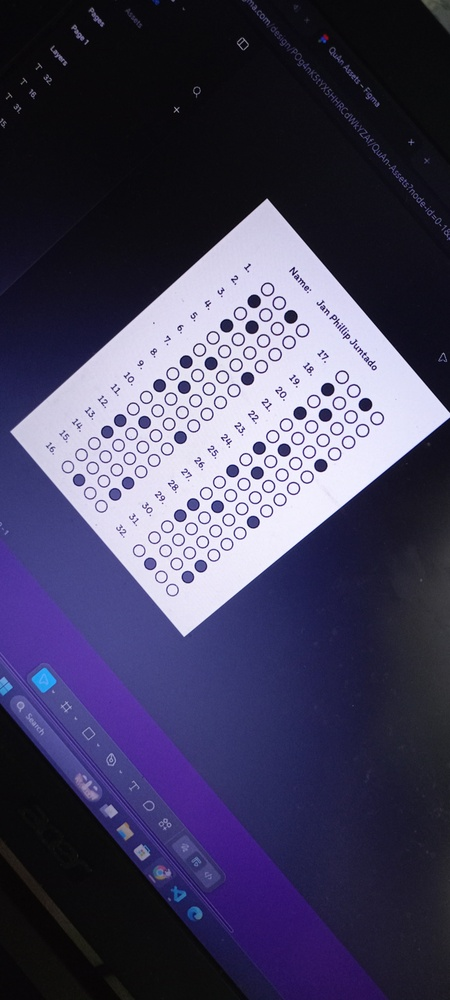
#> input picture images/photo_tilted.jpg, 450 x 1000 px, shrunk from 1842 x 4096 before the run
$ python paper_detection.py
#> lines starting #> are read from the running program, lines starting #| are printed output that depends on the picture; after the words box and inside, x2 and y2 are one past the last pixel; in counts of white or black regions, pixels touching at a corner belong together
import cv2
import numpy as np

# read image
img = cv2.imread("./images/photo_tilted.jpg")
#> img is the input picture: shape (1000, 450, 3); mean B, G, R 93.1, 65.6, 69.1

# convert img to grayscale
gray = cv2.cvtColor(img, cv2.COLOR_BGR2GRAY)
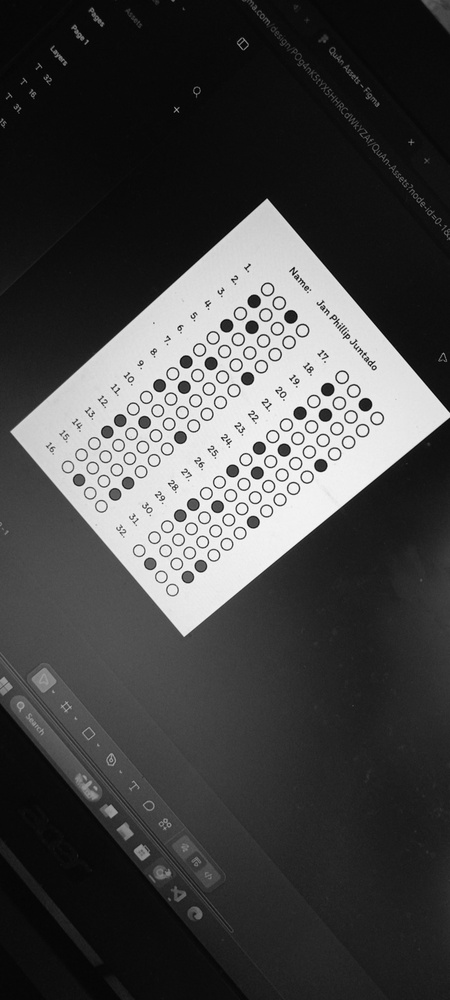
#> gray: shape (1000, 450); min 1, max 254, mean 69.7

# blur image
blur = cv2.GaussianBlur(gray, (3,3), 0)

# do otsu threshold on gray image
thresh = cv2.threshold(blur, 0, 255, cv2.THRESH_BINARY+cv2.THRESH_OTSU)[1]
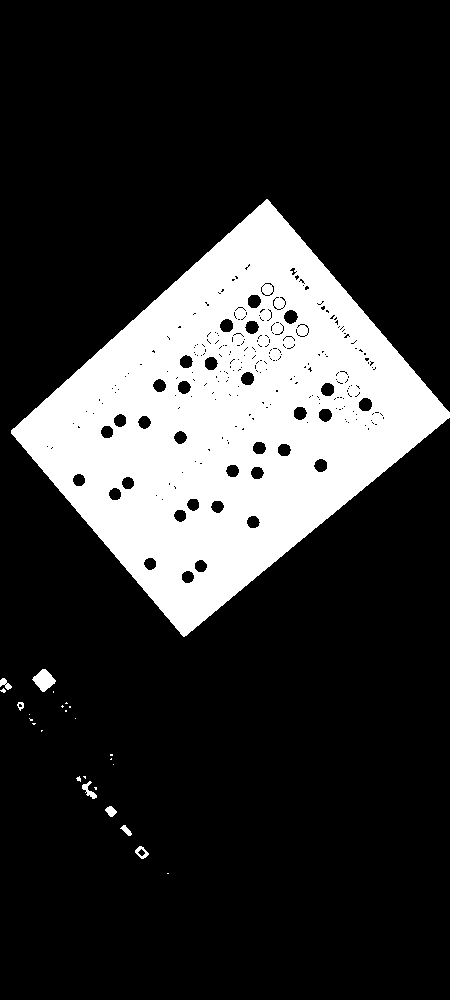
#> thresh: shape (1000, 450); 20.5% white; 26 white regions (18 under 20 px), largest, box (x1, y1, x2, y2) and area: (11, 199, 450, 637) 91604, (32, 669, 56, 692) 316, (82, 781, 97, 799) 106

# apply morphology
kernel = np.ones((7,7), np.uint8)
morph = cv2.morphologyEx(thresh, cv2.MORPH_CLOSE, kernel)
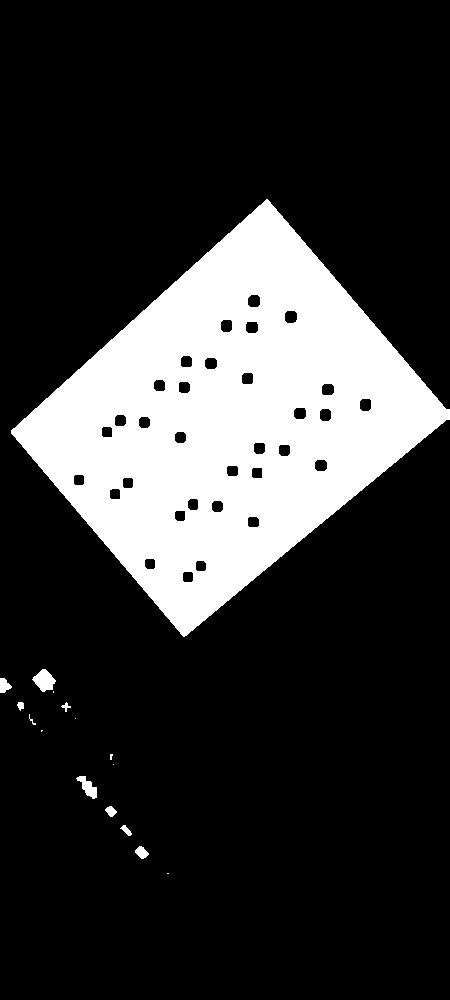
#> morph: shape (1000, 450); 20.9% white; 16 white regions (6 under 20 px), largest, box (x1, y1, x2, y2) and area: (11, 199, 450, 637) 92929, (32, 669, 56, 692) 333, (76, 776, 97, 799) 232
morph = cv2.morphologyEx(morph, cv2.MORPH_OPEN, kernel)
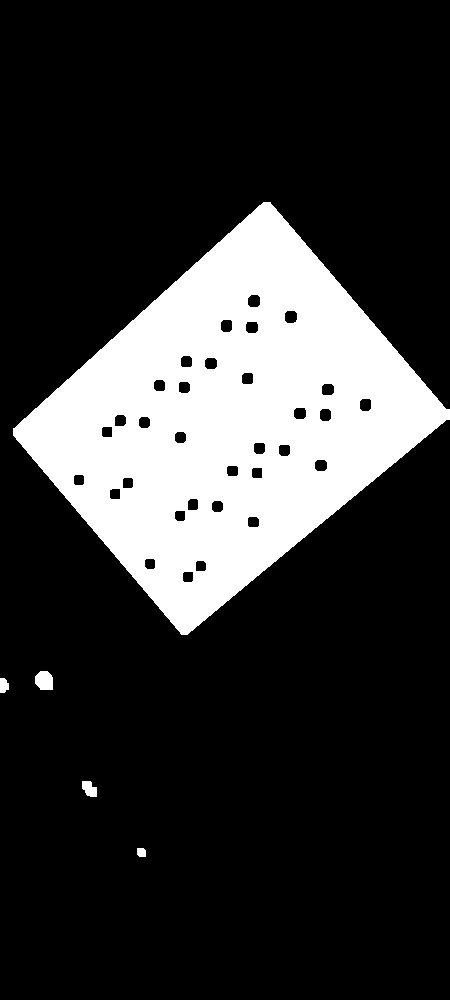
#> morph: shape (1000, 450); 20.8% white; 5 white regions

# get largest contour
contours = cv2.findContours(morph, cv2.RETR_EXTERNAL, cv2.CHAIN_APPROX_SIMPLE)
#> contours = 5 contours; box (x1, y1, x2, y2) and area: (13, 202, 450, 635) 95940, (35, 671, 53, 690) 262, (82, 781, 97, 797) 152, (0, 678, 9, 693) 92, (137, 848, 146, 857) 60
contours = contours[0] if len(contours) == 2 else contours[1]
area_thresh = 5
for c in contours:
    area = cv2.contourArea(c)
    if area > area_thresh:
        area_thresh = area
        big_contour = c
#> this loop made 5 passes
#> (area, area_thresh) on passes 1, 2, 4, 5: (60, 60), (151.5, 151.5), (262.5, 262.5), (95939.5, 95939.5)
#> area on pass 3: 91.5
#> after the loop, area_thresh = 95939.5; big_contour = contour of 268 points, box (x1, y1, x2, y2) (13, 202, 450, 635), area 95940

# draw white filled largest contour on black just as a check to see it got the correct region
page = np.zeros_like(img)
cv2.drawContours(page, [big_contour], 0, (255,255,255), -1)
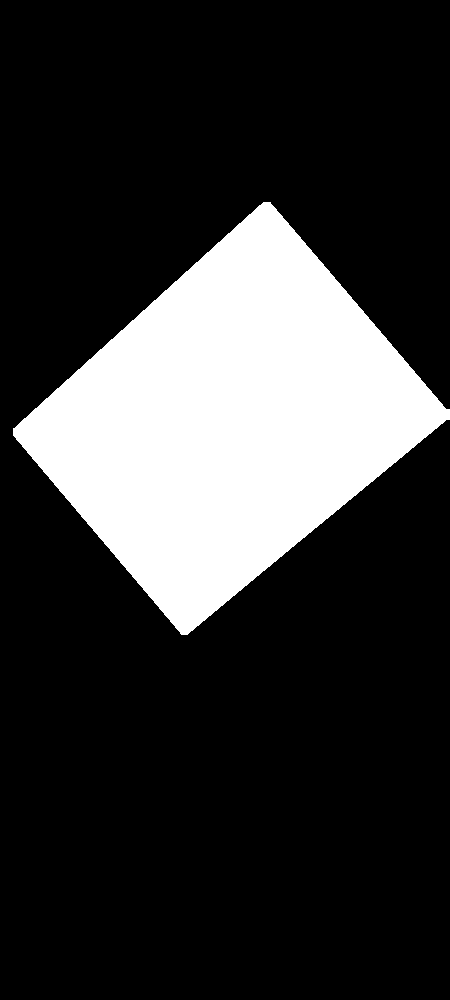
#> page: shape (1000, 450, 3); 21.4% white; 1 white region, box (x1, y1, x2, y2) and area: (13, 202, 450, 635) 96416

# get perimeter and approximate a polygon
peri = cv2.arcLength(big_contour, True)
#> peri = 1276.2
corners = cv2.approxPolyDP(big_contour, 0.04 * peri, True)
#> corners = [[270, 202], [13, 428], [181, 634], [449, 419]]

# draw polygon on input image from detected corners
polygon = img.copy()
cv2.polylines(polygon, [corners], True, (0,0,255), 1, cv2.LINE_AA)
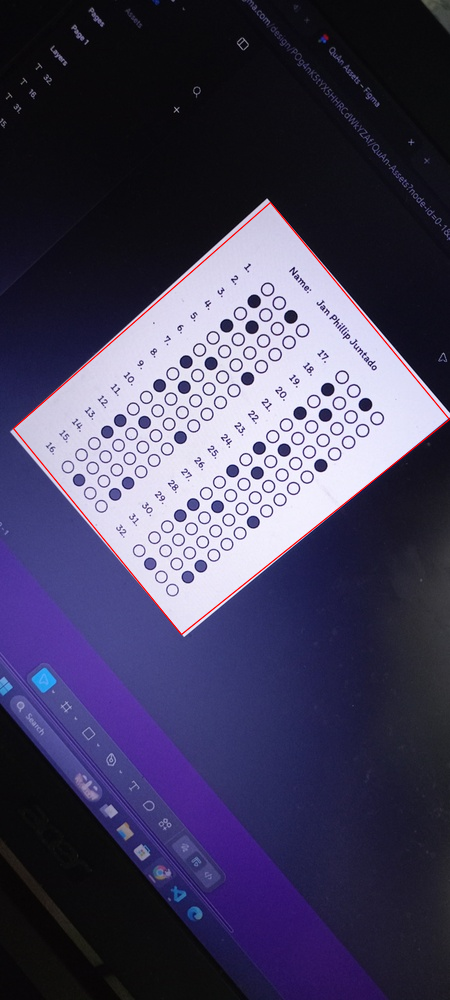
#> polygon: shape (1000, 450, 3); 0.63% of pixels changed, all inside (x1, y1, x2, y2) = (12, 201, 450, 636)
# Alternate: cv2.drawContours(page,[corners],0,(0,0,255),1)

# print the number of found corners and the corner coordinates
# They seem to be listed counter-clockwise from the top most corner
print(len(corners))
#| 4
print(corners)
#| [[[270 202]]
#|  [[ 13 428]]
#|  [[181 634]]
#|  [[449 419]]]

# for simplicity get average of top/bottom side widths and average of left/right side heights
# note: probably better to get average of horizontal lengths and of vertical lengths
width = 0.5*( (corners[0][0][0] - corners[1][0][0]) + (corners[3][0][0] - corners[2][0][0]) )
#> width = 262.5
height = 0.5*( (corners[2][0][1] - corners[1][0][1]) + (corners[3][0][1] - corners[0][0][1]) )
#> height = 211.5
width = np.intp(width)
#> width = 262
height = np.intp(height)
#> height = 211

# reformat input corners to x,y list
icorners = []
for corner in corners:
    pt = [ corner[0][0],corner[0][1] ]
    icorners.append(pt)
#> this loop made 4 passes
#> after the loop, icorners = [[270, 202], [13, 428], [181, 634], [449, 419]]
icorners = np.float32(icorners)

# get corresponding output corners from width and height
ocorners = [ [width,0], [0,0], [0,height], [width,height] ]
#> ocorners = [[262, 0], [0, 0], [0, 211], [262, 211]]
ocorners = np.float32(ocorners)

# get perspective tranformation matrix
M = cv2.getPerspectiveTransform(icorners, ocorners)
#> M = [[0.605, -0.493, 203.2], [0.507, 0.577, -253.4], [0.000137, -9.17e-05, 1]]

# do perspective
warped = cv2.warpPerspective(img, M, (width, height))
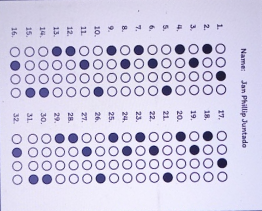
#> warped: shape (211, 262, 3); mean B, G, R 228.6, 205.3, 208.8

# write results
cv2.imwrite("efile_thresh.jpg", thresh)
cv2.imwrite("efile_morph.jpg", morph)
cv2.imwrite("efile_polygon.jpg", polygon)
cv2.imwrite("efile_warped.jpg", warped)

# display it
cv2.imshow("efile_thresh", thresh)
cv2.imshow("efile_morph", morph)
cv2.imshow("efile_page", page)
cv2.imshow("efile_polygon", polygon)
cv2.imshow("efile_warped", warped)
cv2.waitKey(0)

$ run again, with images/photo_mini.jpg copied over images/photo_tilted.jpg
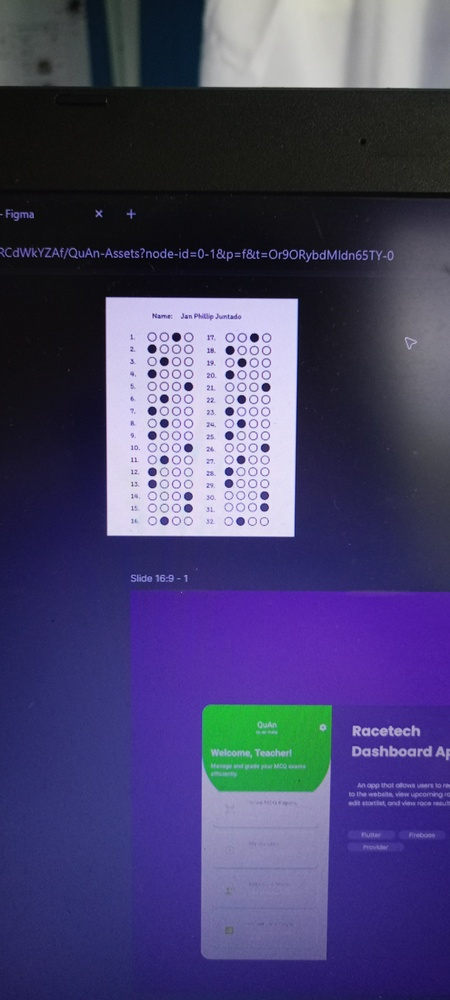
#> input picture images/photo_mini.jpg, 450 x 1000 px, shrunk from 1842 x 4096 before the run
#> img is the input picture: shape (1000, 450, 3); mean B, G, R 108.2, 67.8, 71.8
#> `thresh = cv2.threshold(blur, 0, 255, cv2.THRESH_BINARY+cv2.THRESH_OTSU..`:
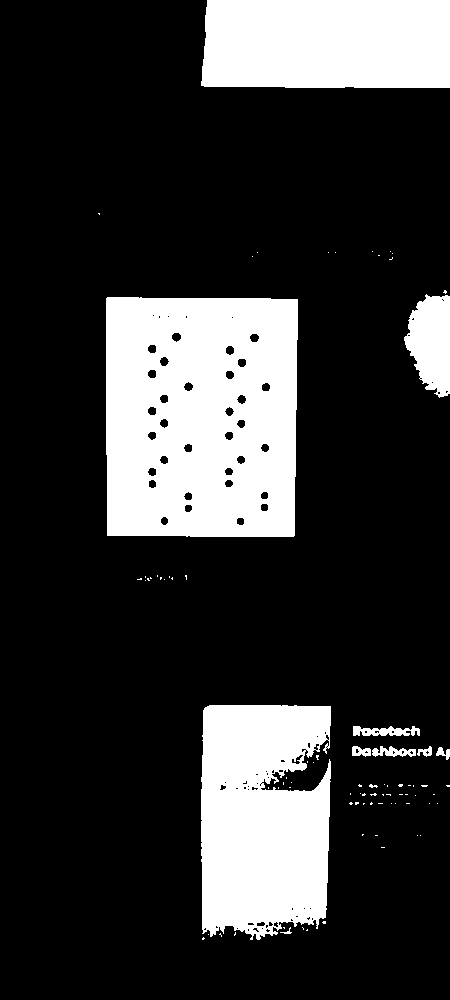
#> thresh: shape (1000, 450); 21.5% white; 83 white regions (72 under 20 px), largest, box (x1, y1, x2, y2) and area: (106, 297, 298, 537) 43697, (201, 705, 331, 940) 26699, (201, 0, 450, 88) 21536
#> contours = 7 contours; box (x1, y1, x2, y2) and area: (106, 297, 298, 537) 44924, (201, 705, 331, 940) 27384, (202, 0, 450, 88) 21206, (405, 291, 450, 396) 3414, (352, 747, 450, 760) 672, (353, 726, 420, 736) 476, (369, 785, 377, 796) 70
#> the loop `for c in contours:` made 7 passes
#> (area, area_thresh) on passes 1, 2, 4, 5: (69.5, 69.5), (672.5, 672.5), (27384.5, 27384.5), (44923.5, 44923.5)
#> after the loop `for c in contours:`: area_thresh = 44923.5; big_contour = contour of 20 points, box (x1, y1, x2, y2) (106, 297, 298, 537), area 44924
#> page: shape (1000, 450, 3); 10.1% white; 1 white region, box (x1, y1, x2, y2) and area: (106, 297, 298, 537) 45350
#> peri = 854.7
#> corners = [[107, 297], [107, 535], [293, 536], [297, 299]]
#> `cv2.polylines(polygon, [corners], True, (0,0,255), 1, cv2.LINE_AA)`:
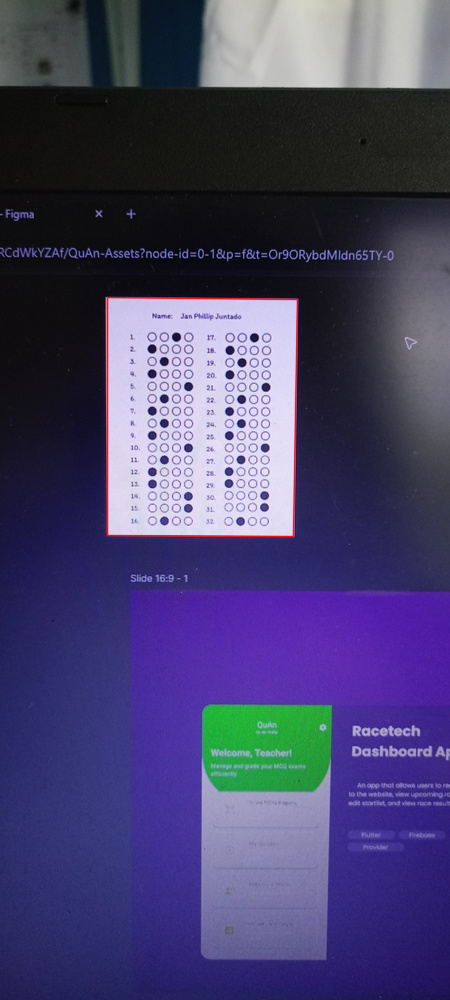
#> polygon: shape (1000, 450, 3); 0.57% of pixels changed, all inside (x1, y1, x2, y2) = (106, 296, 299, 538)
#| 4
#| [[[107 297]]
#|  [[107 535]]
#|  [[293 536]]
#|  [[297 299]]]
#> width = 2
#> `height = 0.5*( (corners[2][0][1] - corners[1][0][1]) + (corners[3][0][..`: height = 1.5
#> `height = np.intp(height)`: height = 1
#> the loop `for corner in corners:` made 4 passes
#> after the loop `for corner in corners:`: icorners = [[107, 297], [107, 535], [293, 536], [297, 299]]
#> ocorners = [[2, 0], [0, 0], [0, 1], [2, 1]]
#> M = [[4.39e-05, -0.00817, 4.37], [0.0051, 2.44e-20, -0.545], [-2.01e-05, -8.63e-05, 1]]
#> warped = [[170, 124, 130], [238, 203, 223]]
